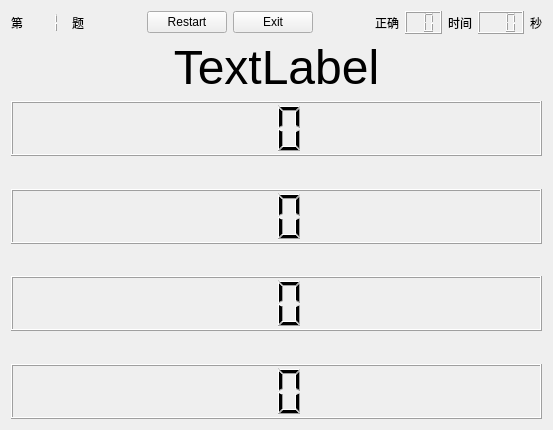
<?xml version="1.0" encoding="UTF-8"?>
<ui version="4.0">
 <class>ContentWidget</class>
 <widget class="QWidget" name="ContentWidget">
  <property name="geometry">
   <rect>
    <x>0</x>
    <y>0</y>
    <width>553</width>
    <height>430</height>
   </rect>
  </property>
  <property name="windowTitle">
   <string>Form</string>
  </property>
  <layout class="QGridLayout" name="gridLayout">
   <item row="0" column="0">
    <layout class="QVBoxLayout" name="verticalLayout">
     <item>
      <layout class="QHBoxLayout" name="horizontalLayout_2">
       <item>
        <widget class="QLabel" name="label_4">
         <property name="text">
          <string>第</string>
         </property>
        </widget>
       </item>
       <item>
        <widget class="QLCDNumber" name="id">
         <property name="frameShape">
          <enum>QFrame::NoFrame</enum>
         </property>
         <property name="smallDecimalPoint">
          <bool>false</bool>
         </property>
         <property name="digitCount">
          <number>2</number>
         </property>
         <property name="intValue" stdset="0">
          <number>1</number>
         </property>
        </widget>
       </item>
       <item>
        <widget class="QLabel" name="label_5">
         <property name="text">
          <string>题</string>
         </property>
        </widget>
       </item>
       <item>
        <spacer name="horizontalSpacer_2">
         <property name="orientation">
          <enum>Qt::Horizontal</enum>
         </property>
         <property name="sizeHint" stdset="0">
          <size>
           <width>40</width>
           <height>20</height>
          </size>
         </property>
        </spacer>
       </item>
       <item>
        <widget class="QPushButton" name="restart">
         <property name="text">
          <string>Restart</string>
         </property>
        </widget>
       </item>
       <item>
        <widget class="QPushButton" name="exit">
         <property name="text">
          <string>Exit</string>
         </property>
        </widget>
       </item>
       <item>
        <spacer name="horizontalSpacer">
         <property name="orientation">
          <enum>Qt::Horizontal</enum>
         </property>
         <property name="sizeHint" stdset="0">
          <size>
           <width>40</width>
           <height>20</height>
          </size>
         </property>
        </spacer>
       </item>
       <item>
        <widget class="QLabel" name="label_7">
         <property name="text">
          <string>正确</string>
         </property>
        </widget>
       </item>
       <item>
        <widget class="QLCDNumber" name="rightNum">
         <property name="digitCount">
          <number>2</number>
         </property>
        </widget>
       </item>
       <item>
        <widget class="QLabel" name="label_3">
         <property name="text">
          <string>时间</string>
         </property>
        </widget>
       </item>
       <item>
        <widget class="QLCDNumber" name="workTime">
         <property name="styleSheet">
          <string notr="true"/>
         </property>
         <property name="digitCount">
          <number>3</number>
         </property>
        </widget>
       </item>
       <item>
        <widget class="QLabel" name="label_6">
         <property name="text">
          <string>秒</string>
         </property>
        </widget>
       </item>
      </layout>
     </item>
     <item>
      <widget class="QLabel" name="equation">
       <property name="font">
        <font>
         <pointsize>36</pointsize>
        </font>
       </property>
       <property name="text">
        <string>TextLabel</string>
       </property>
       <property name="alignment">
        <set>Qt::AlignCenter</set>
       </property>
      </widget>
     </item>
     <item>
      <widget class="QLCDNumber" name="A">
       <property name="minimumSize">
        <size>
         <width>0</width>
         <height>55</height>
        </size>
       </property>
       <property name="digitCount">
        <number>2</number>
       </property>
      </widget>
     </item>
     <item>
      <spacer name="verticalSpacer">
       <property name="orientation">
        <enum>Qt::Vertical</enum>
       </property>
       <property name="sizeHint" stdset="0">
        <size>
         <width>20</width>
         <height>20</height>
        </size>
       </property>
      </spacer>
     </item>
     <item>
      <widget class="QLCDNumber" name="B">
       <property name="minimumSize">
        <size>
         <width>0</width>
         <height>55</height>
        </size>
       </property>
       <property name="digitCount">
        <number>2</number>
       </property>
      </widget>
     </item>
     <item>
      <spacer name="verticalSpacer_2">
       <property name="orientation">
        <enum>Qt::Vertical</enum>
       </property>
       <property name="sizeHint" stdset="0">
        <size>
         <width>20</width>
         <height>20</height>
        </size>
       </property>
      </spacer>
     </item>
     <item>
      <widget class="QLCDNumber" name="C">
       <property name="minimumSize">
        <size>
         <width>0</width>
         <height>55</height>
        </size>
       </property>
       <property name="digitCount">
        <number>2</number>
       </property>
      </widget>
     </item>
     <item>
      <spacer name="verticalSpacer_3">
       <property name="orientation">
        <enum>Qt::Vertical</enum>
       </property>
       <property name="sizeHint" stdset="0">
        <size>
         <width>20</width>
         <height>20</height>
        </size>
       </property>
      </spacer>
     </item>
     <item>
      <widget class="QLCDNumber" name="D">
       <property name="minimumSize">
        <size>
         <width>0</width>
         <height>55</height>
        </size>
       </property>
       <property name="digitCount">
        <number>2</number>
       </property>
      </widget>
     </item>
    </layout>
   </item>
  </layout>
 </widget>
 <resources/>
 <connections>
  <connection>
   <sender>exit</sender>
   <signal>clicked()</signal>
   <receiver>ContentWidget</receiver>
   <slot>deleteLater()</slot>
   <hints>
    <hint type="sourcelabel">
     <x>225</x>
     <y>23</y>
    </hint>
    <hint type="destinationlabel">
     <x>199</x>
     <y>149</y>
    </hint>
   </hints>
  </connection>
  <connection>
   <sender>restart</sender>
   <signal>clicked()</signal>
   <receiver>ContentWidget</receiver>
   <slot>start()</slot>
   <hints>
    <hint type="sourcelabel">
     <x>139</x>
     <y>23</y>
    </hint>
    <hint type="destinationlabel">
     <x>199</x>
     <y>149</y>
    </hint>
   </hints>
  </connection>
 </connections>
 <slots>
  <slot>start()</slot>
 </slots>
</ui>
